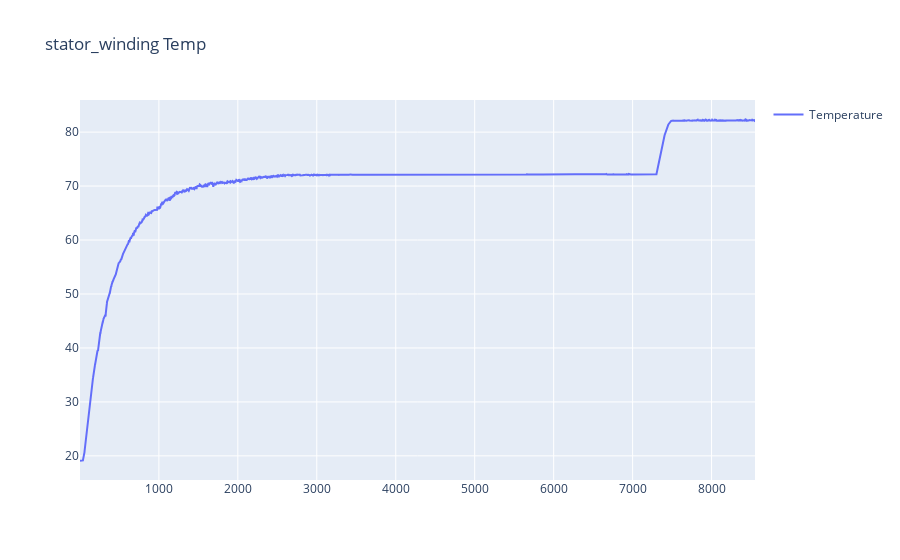

Notebook code for this chart:
### Code cell
### Visualize data
fig = go.Figure()
fig.add_trace(go.Scatter(x=df['data_point'], y=df['stator_winding'], name='Temperature'))
fig.update_layout(showlegend=True, title='stator_winding Temp')
fig.show()

### Figure 1 — Plotly figure (JSON) as saved in the notebook; plotly's stock layout.template omitted (floating-point values rounded to 4 significant figures; data arrays with more than 128 entries replaced by an {"elided": "..."} marker saying what was removed)
{"data": [{"name": "Temperature", "type": "scatter", "x": {"elided": "8550 int values"}, "y": {"elided": "8550 float values"}}], "layout": {"showlegend": true, "title": {"text": "stator_winding Temp"}}}
